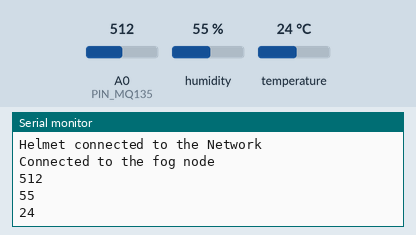
Simulated run of this sketch. Board: ESP8266 (NodeMCU). On the bench: the last lines printed to the serial monitor. The inputs (shaded band) are chosen by the test bench; at power-on: humidity 55 %, A0 (PIN_MQ135) = 512, temperature 24 °C. WiFi joins after 1.5 s; servers stay silent unless stated.

Above: at 3.2 s.
3.3 s: humidity set to 22 %
11.1 s: A0 (PIN_MQ135) set to 716
At 13.4 s:
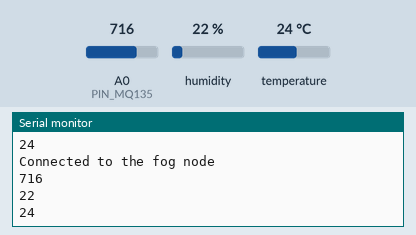
18.9 s: temperature set to 12 °C
At 23.3 s:
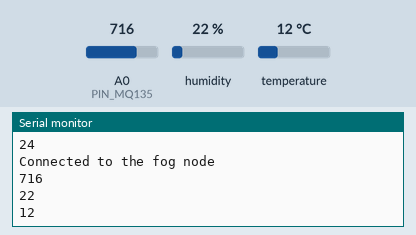
26.7 s: A0 (PIN_MQ135) set to 900
At 34.1 s:
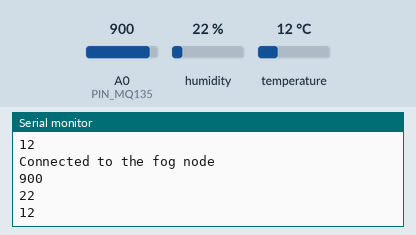
34.5 s: humidity set to 40 %
At 43.24 s:
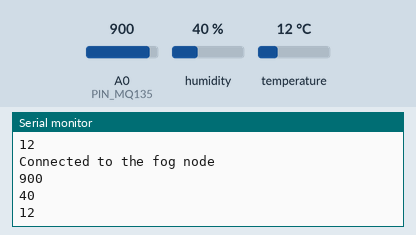
Timing chart, 0 to 43.3 s (numbered marks = the images above; inputs shaded):
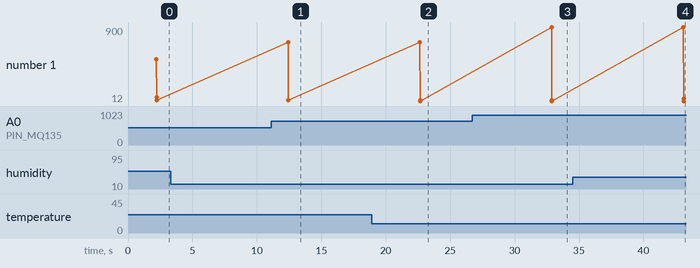

Measured:
- after the input at 11.1 s, the serial monitor: prints a new line after 1.3 s (image 1)
- after the input at 18.9 s, the serial monitor: prints a new line after 3.8 s (image 2)
- after the input at 26.7 s, the serial monitor: prints a new line after 6.2 s (image 3)
- after the input at 34.5 s, the serial monitor: prints a new line after 8.6 s (image 4)
- plotted number 1: 24 → 12 after the input at 18.9 s

The sketch:

edge.ino
```cpp
#include <ESP8266WiFi.h>
#include <MQ135.h>
#include <DHT.h>
#define PIN_MQ135 A0
#define DHT11PIN 2
#define DHTTYPE DHT11
//network
const char* ssid = "ientel";
const char* password =  "nomonvorma";
const char * host = "192.168.128.168";
const uint16_t port = 6000;
//id
int hhelmet_id = 1;
//MQ135 gas_sensor = MQ135(PIN_MQ135);
DHT dht(DHT11PIN, DHTTYPE);

void setup()
{
  Serial.begin(9600);
  WiFi.begin(ssid, password);
  while (WiFi.status() != WL_CONNECTED) {
    delay(1000);
    Serial.println("Connecting...");
  }
   Serial.println("Helmet connected to the Network");
}

void loop()
{
    WiFiClient fog;
    if (!fog.connect(host, port)) { Serial.println("either host error or port error"); }
    else{
      Serial.println("Connected to the fog node");

      int gasLevel = analogRead(PIN_MQ135);
      Serial.println(gasLevel);
      int h = (int)(dht.readHumidity());
      int t = (int)(dht.readTemperature());
      Serial.println(h);
      Serial.println(t);
      //fog.print("naman");
      char msg[20];
      int i = 0;
      while(h != 0){
        int digit = h%10;
        msg[i] = digit+'0';
        i++;
        h /= 10;
      }
      msg[i] = ' ';
      i++;

      while(t != 0){
        int digit = t%10;
        msg[i] = digit+'0';
        i++;
        t /= 10;
      }
      msg[i] = ' ';
      i++;

      while(gasLevel != 0){
        int digit = gasLevel%10;
        msg[i] = digit+'0';
        i++;
        gasLevel /= 10;
      }
      msg[i] = ' ';
      i++;

      int helmet_id = hhelmet_id;
      while(helmet_id != 0){
        int digit = helmet_id%10;
        msg[i] = digit+'0';
        i++;
        helmet_id /= 10;
      }
      msg[i] = ' ';

      fog.print(msg);

      fog.stop();
    }

    delay(10000);
}
```
